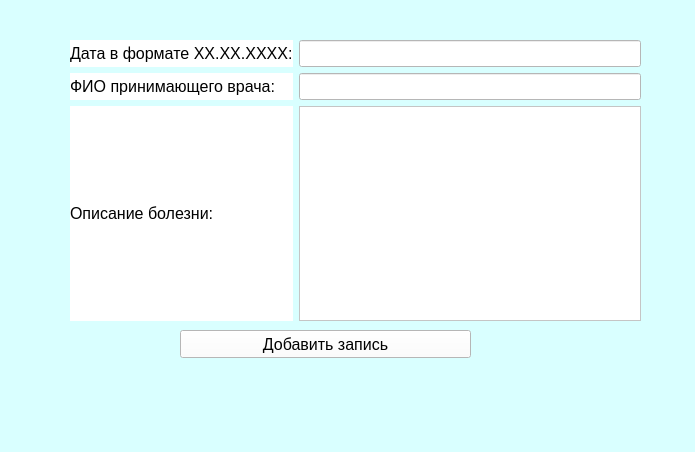
<?xml version="1.0" encoding="UTF-8"?>
<ui version="4.0">
 <class>MainWindow</class>
 <widget class="QMainWindow" name="MainWindow">
  <property name="geometry">
   <rect>
    <x>0</x>
    <y>0</y>
    <width>695</width>
    <height>452</height>
   </rect>
  </property>
  <property name="windowTitle">
   <string>MainWindow</string>
  </property>
  <property name="styleSheet">
   <string notr="true">background: rgb(217, 255, 255)</string>
  </property>
  <widget class="QWidget" name="centralwidget">
   <widget class="QWidget" name="gridLayoutWidget">
    <property name="geometry">
     <rect>
      <x>70</x>
      <y>40</y>
      <width>571</width>
      <height>281</height>
     </rect>
    </property>
    <layout class="QGridLayout" name="gridLayout">
     <item row="0" column="1">
      <widget class="QLineEdit" name="dateEdit">
       <property name="font">
        <font>
         <pointsize>12</pointsize>
        </font>
       </property>
       <property name="styleSheet">
        <string notr="true">background: rgb(255, 255, 255)</string>
       </property>
      </widget>
     </item>
     <item row="3" column="1">
      <widget class="QTextEdit" name="textEdit">
       <property name="font">
        <font>
         <pointsize>12</pointsize>
        </font>
       </property>
       <property name="styleSheet">
        <string notr="true">background: rgb(255, 255, 255)</string>
       </property>
      </widget>
     </item>
     <item row="0" column="0">
      <widget class="QLabel" name="label_2">
       <property name="font">
        <font>
         <pointsize>12</pointsize>
        </font>
       </property>
       <property name="styleSheet">
        <string notr="true">background: rgb(255, 255, 255)</string>
       </property>
       <property name="text">
        <string>Дата в формате XX.XX.XXXX:</string>
       </property>
      </widget>
     </item>
     <item row="3" column="0">
      <widget class="QLabel" name="label">
       <property name="font">
        <font>
         <pointsize>12</pointsize>
        </font>
       </property>
       <property name="styleSheet">
        <string notr="true">background: rgb(255, 255, 255)</string>
       </property>
       <property name="text">
        <string>Описание болезни:</string>
       </property>
      </widget>
     </item>
     <item row="2" column="1">
      <widget class="QLineEdit" name="doctor">
       <property name="font">
        <font>
         <pointsize>12</pointsize>
        </font>
       </property>
       <property name="styleSheet">
        <string notr="true">background: rgb(255, 255, 255)</string>
       </property>
      </widget>
     </item>
     <item row="2" column="0">
      <widget class="QLabel" name="label_3">
       <property name="font">
        <font>
         <pointsize>12</pointsize>
        </font>
       </property>
       <property name="styleSheet">
        <string notr="true">background: rgb(255, 255, 255)</string>
       </property>
       <property name="text">
        <string>ФИО принимающего врача:</string>
       </property>
      </widget>
     </item>
    </layout>
   </widget>
   <widget class="QPushButton" name="append_in_illnesses_btn">
    <property name="geometry">
     <rect>
      <x>180</x>
      <y>330</y>
      <width>291</width>
      <height>28</height>
     </rect>
    </property>
    <property name="font">
     <font>
      <pointsize>12</pointsize>
     </font>
    </property>
    <property name="cursor">
     <cursorShape>PointingHandCursor</cursorShape>
    </property>
    <property name="styleSheet">
     <string notr="true">background: rgb(255, 255, 255)</string>
    </property>
    <property name="text">
     <string>Добавить запись</string>
    </property>
   </widget>
  </widget>
  <widget class="QMenuBar" name="menubar">
   <property name="geometry">
    <rect>
     <x>0</x>
     <y>0</y>
     <width>695</width>
     <height>26</height>
    </rect>
   </property>
  </widget>
  <widget class="QStatusBar" name="statusbar"/>
 </widget>
 <resources/>
 <connections/>
</ui>
